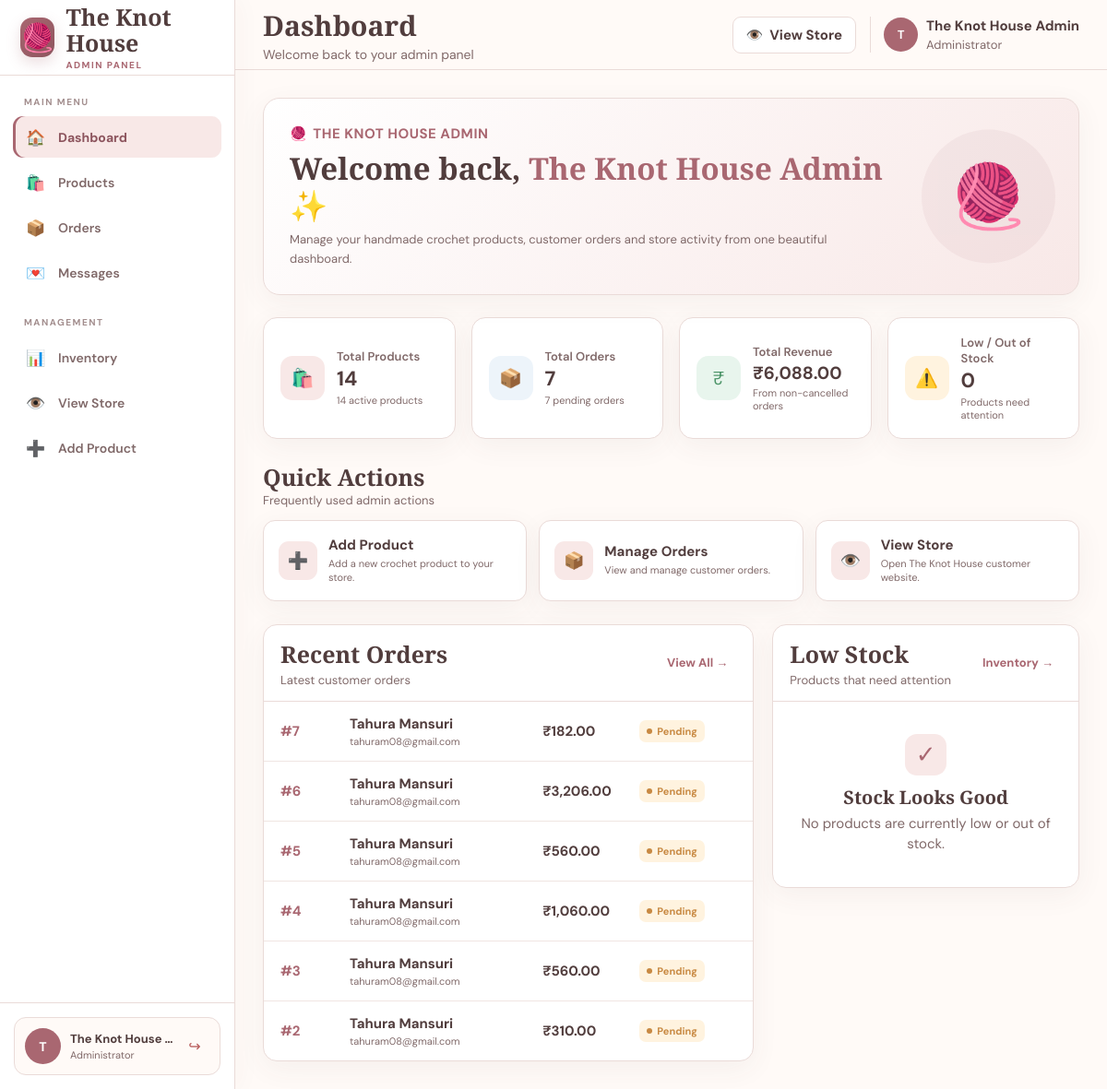
Screenshot of /admin/dashboard.php (signed in) with the database file from the repository.
### tables this page shows
CREATE TABLE `orders` (
  `id` int(11) NOT NULL,
  `customer_id` int(11) DEFAULT NULL,
  `customer_name` varchar(100) NOT NULL,
  `customer_email` varchar(100) NOT NULL,
  `customer_phone` varchar(20) NOT NULL,
  `address` text NOT NULL,
  `city` varchar(100) NOT NULL,
  `state` varchar(100) NOT NULL,
  `pincode` varchar(10) NOT NULL,
  `total_amount` decimal(10,2) NOT NULL DEFAULT 0.00,
  `payment_method` varchar(50) NOT NULL DEFAULT 'Cash on Delivery',
  `payment_status` varchar(30) NOT NULL DEFAULT 'Pending',
  `order_status` varchar(30) NOT NULL DEFAULT 'Pending',
  `created_at` timestamp NOT NULL DEFAULT current_timestamp()
);

### admin/dashboard.php (the view, shortened to what the rows shown need)
<?php
$host = "localhost";
$username = "root";
$password = "";
$database = "knot_house";
$conn = new mysqli(
    $host,
    $username,
    $password,
    $database
);
$conn->set_charset("utf8mb4");
$adminName = $_SESSION["admin_name"] ?? "Admin";
$recentOrders = [];
$ordersTableExists = false;
$tableCheck = $conn->query(
    "SHOW TABLES LIKE 'orders'"
);
if ($tableCheck && $tableCheck->num_rows > 0) {
    $ordersTableExists = true;
}
if ($ordersTableExists) {
    $result = $conn->query("
        SELECT
            id,
            customer_name,
            customer_email,
            total_amount,
            payment_status,
            order_status,
            created_at
        FROM orders
        ORDER BY id DESC
        LIMIT 6
    ");
    if ($result) {
        while ($row = $result->fetch_assoc()) {
            $recentOrders[] = $row;
        }
    }
}
?>
<!DOCTYPE html>
<html lang="en">
<head>
</head>
<body>
<main class="main">
    <header class="topbar">
        <div class="topbar-left">
            <div class="topbar-title">
                <h2>
                    Dashboard
                </h2>
            </div>
        </div>
    </header>
    <section class="content">
        <div class="welcome-card">
            <div class="welcome-content">
                <h1>
                    Welcome back,
                    <span>
                        <?php
                        echo htmlspecialchars(
                            $adminName
                        );
                        ?>
                    </span>
                    ✨
                </h1>
            </div>
        </div>
        <div class="dashboard-grid">
            <div class="panel">
                <?php if (
                    !$ordersTableExists ||
                    empty($recentOrders)
                ): ?>
                    <div class="empty-small">
                        <div class="empty-small-icon">
                            📦
                        </div>
                        <h4>
                            No Recent Orders
                        </h4>
                        <p>
                            Customer orders will appear
                            here when they are placed.
                        </p>
                    </div>
                <?php else: ?>
                    <div class="orders-list">
                        <?php foreach (
                            $recentOrders
                            as $order
                        ): ?>
                            <?php
                            $recentOrderId =
                                (int)(
                                    $order["id"]
                                    ?? 0
                                );
                            $recentCustomer =
                                $order[
                                    "customer_name"
                                ]
                                ?? "Customer";
                            $recentEmail =
                                $order[
                                    "customer_email"
                                ]
                                ?? "";
                            $recentAmount =
                                (float)(
                                    $order[
                                        "total_amount"
                                    ]
                                    ?? 0
                                );
                            $recentStatus =
                                $order[
                                    "order_status"
                                ]
                                ?? "Pending";
                            $recentStatusClass =
                                "status-pending";
                            ?>
                            <div class="order-row">
                                <div>
                                    <div class="order-id">
                                        #<?php
                                        echo $recentOrderId;
                                        ?>
                                    </div>
                                </div>
                                <div>
                                    <div
                                        class="customer-name"
                                        title="<?php
                                            echo htmlspecialchars(
                                                $recentCustomer
                                            );
                                        ?>"
                                    >
                                        <?php
                                        echo htmlspecialchars(
                                            $recentCustomer
                                        );
                                        ?>
                                    </div>
                                    <div
                                        class="customer-email"
                                        title="<?php
                                            echo htmlspecialchars(
                                                $recentEmail
                                            );
                                        ?>"
                                    >
                                        <?php
                                        echo htmlspecialchars(
                                            $recentEmail
                                        );
                                        ?>
                                    </div>
                                </div>
                                <div>
                                    <div class="order-amount">
                                        ₹<?php
                                        echo number_format(
                                            $recentAmount,
                                            2
                                        );
                                        ?>
                                    </div>
                                </div>
                                <div class="order-status-column">
                                    <span
                                        class="status-badge
                                        <?php
                                        echo $recentStatusClass;
                                        ?>"
                                    >
                                        <span
                                            class="status-dot">
                                        </span>
                                        <?php
                                        echo htmlspecialchars(
                                            $recentStatus
                                        );
                                        ?>
                                    </span>
                                </div>
                            </div>
                        <?php endforeach; ?>
                    </div>
                <?php endif; ?>
            </div>
        </div>
    </section>
</main>
</body>
</html>

### rows the page displays
orders: id "7", customer_name "Tahura Mansuri", customer_email "tahuram08@gmail.com", total_amount "182.00", order_status "Pending"
orders: id "6", customer_name "Tahura Mansuri", customer_email "tahuram08@gmail.com", total_amount "3,206.00", order_status "Pending"
orders: id "5", customer_name "Tahura Mansuri", customer_email "tahuram08@gmail.com", total_amount "560.00", order_status "Pending"
orders: id "4", customer_name "Tahura Mansuri", customer_email "tahuram08@gmail.com", total_amount "1,060.00", order_status "Pending"
orders: id "3", customer_name "Tahura Mansuri", customer_email "tahuram08@gmail.com", total_amount "560.00", order_status "Pending"
orders: id "2", customer_name "Tahura Mansuri", customer_email "tahuram08@gmail.com", total_amount "310.00", order_status "Pending"

### other values shown
$adminInitial "T"
$adminName "The Knot House…"
$adminName "The Knot House Admin"
$totalProducts "14"
$activeProducts "14"
$totalOrders "7"
$pendingOrders "7"
$totalRevenue "6,088.00"
$lowStockProducts "0"
